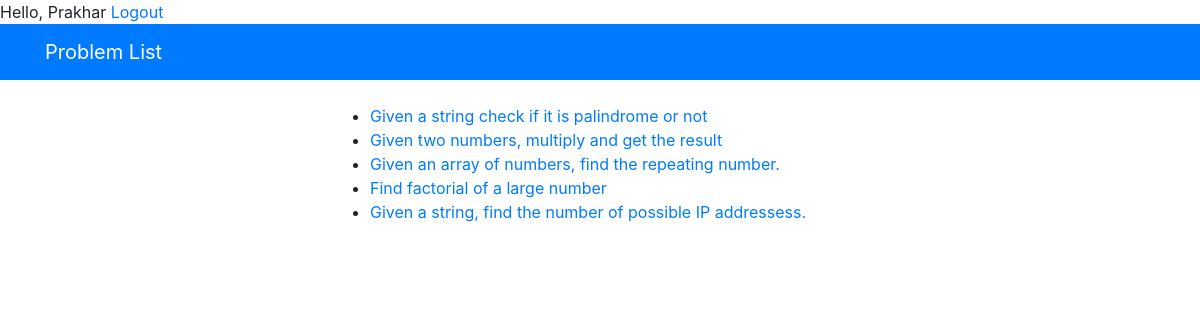
Page /practice/ (signed in) on the committed database.
### practice/models.py (models this page shows, shortened)
class Problem(models.Model):
   problemid=models.CharField(("ID"), max_length=50)
   problemname=models.CharField(("name"), max_length=50)
   description=models.CharField(max_length=300)
   score=models.IntegerField(default=0)

### practice/views.py (the view)
# urls.py: path('', views.index, name='index'),
def index(request):
    Problem_list = Problem.objects.order_by('problemid')
    context = {'Problem_list': Problem_list}
    return render(request, 'practice/index.html', context)

### practice/templates/practice/index.html
{% extends 'practice/base.html' %}
{% block content %}
{% if Problem_list %}
    <ul>
    {% for problem in Problem_list %}
        <li><a href="{% url 'practice:detail' problem.problemid %}">{{ problem.description }}</a></li>
    {% endfor %}
    </ul>
{% else %}
    <p>No polls are available.</p>
{% endif %}
{% endblock %}

### practice/templates/practice/base.html (shortened to what this page needs)
<!DOCTYPE html>
<html lang="en">
  <head>
    <link
      rel="stylesheet"
      href="https://stackpath.bootstrapcdn.com/bootstrap/4.3.1/css/bootstrap.min.css"
    />
      <span id="hello-msg">Hello, {{request.user}}</span>
      <span><a href={%url 'practice:logout' %}>Logout</a></span>
  </head>
  <body>
    <nav class ="navbar navbar-dark bg-primary mb-4">
        <div class ="container">
            <a class ="navbar-brand" href ="/practice">Problem List</a>
        </div>
    </nav>
    <div class="container">
      <div class="row">
        <div class="col-md-6 m-auto">
          {% block content %}{% endblock %}
        </div>
      </div>
    </div>
  </body>
</html>

### rows in the picture
Problem: description "Given a string check if it is palindrome or not"
Problem: description "Given two numbers, multiply and get the result"
Problem: description "Given an array of numbers, find the repeating number."
Problem: description "Find factorial of a large number"
Problem: description "Given a string, find the number of possible IP addressess."

### other values in the picture
{{ request.user }} "Prakhar"
